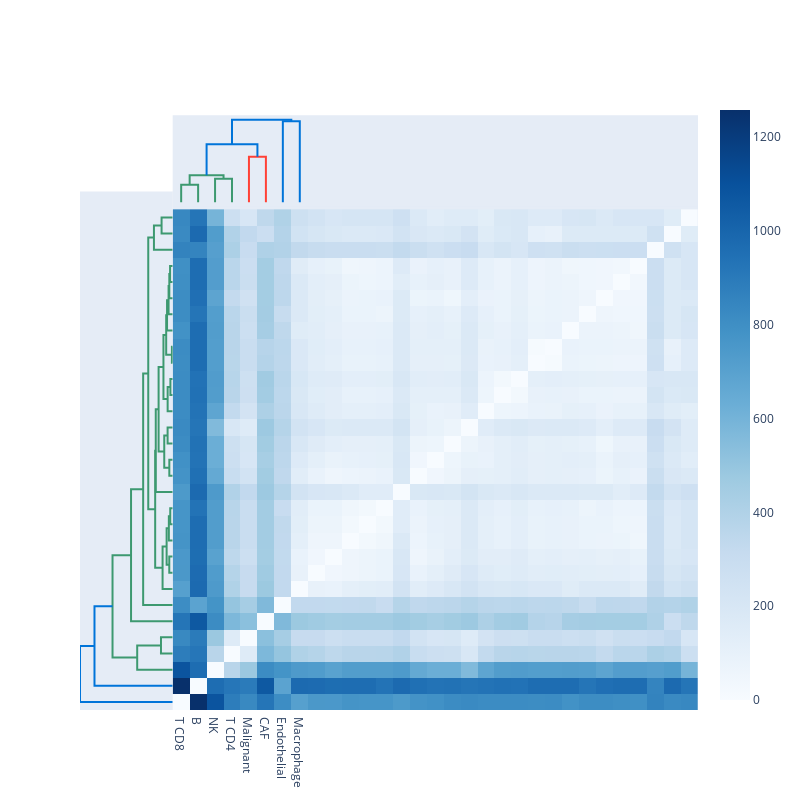

Notebook source saved alongside this figure:
### Code cell
import plotly.graph_objects as go
import plotly.figure_factory as ff

import numpy as np
from scipy.spatial.distance import pdist, squareform


# get data
# data = np.genfromtxt("http://files.figshare.com/2133304/ExpRawData_E_TABM_84_A_AFFY_44.tab",
#                      names=True,usecols=tuple(range(1,30)),dtype=float, delimiter="\t")
# data_array = data.view((np.float, len(data.dtype.names)))
# data_array = data_array.transpose()
data_array = sigmat_normal.iloc[::100]

labels = data_array.index

fig = ff.create_dendrogram(data_array.T, orientation='bottom', labels=data_array.columns)
for i in range(len(fig['data'])):
    fig['data'][i]['yaxis'] = 'y2'

# Create Side Dendrogram
dendro_side = ff.create_dendrogram(data_array, orientation='right')
for i in range(len(dendro_side['data'])):
    dendro_side['data'][i]['xaxis'] = 'x2'

# Add Side Dendrogram Data to Figure
for data in dendro_side['data']:
    fig.add_trace(data)

# Create Heatmap
dendro_leaves = dendro_side['layout']['yaxis']['ticktext']
dendro_leaves = list(map(int, dendro_leaves))
data_dist = pdist(data_array)
heat_data = squareform(data_dist)
heat_data = heat_data[dendro_leaves,:]
heat_data = heat_data[:,dendro_leaves]

heatmap = go.Heatmap(
    y = dendro_leaves,
    z = heat_data,
    colorscale = 'Blues'
)

heatmap['x'] = fig['layout']['xaxis']['tickvals']
heatmap['y'] = dendro_side['layout']['yaxis']['tickvals']

# Add Heatmap Data to Figure
fig.add_trace(heatmap)

# Edit Layout
fig.update_layout({'width':800, 'height':800,
                         'showlegend':False, 'hovermode': 'closest',
                         })
# Edit xaxis
fig.update_layout(xaxis={'domain': [.15, 1],
                                  'mirror': False,
                                  'showgrid': False,
                                  'showline': False,
                                  'zeroline': False,
                                  'ticks':""})

# Edit xaxis2
fig.update_layout(xaxis2={'domain': [0, .15],
                                   'mirror': False,
                                   'showgrid': False,
                                   'showline': False,
                                   'zeroline': False,
                                   'showticklabels': False,
                                   'ticks':""})

# Edit yaxis
fig.update_layout(yaxis={'domain': [0, .85],
                                  'mirror': False,
                                  'showgrid': False,
                                  'showline': False,
                                  'zeroline': False,
                                  'showticklabels': False,
                                  'ticks': ""
                        })
# Edit yaxis2
fig.update_layout(yaxis2={'domain':[.825, .975],
                                   'mirror': False,
                                   'showgrid': False,
                                   'showline': False,
                                   'zeroline': False,
                                   'showticklabels': False,
                                   'ticks':""})

fig

### Figure 1 — Plotly figure (JSON) as saved in the notebook; plotly's stock layout.template omitted (floating-point values rounded to 4 significant figures; data arrays with more than 128 entries replaced by an {"elided": "..."} marker saying what was removed)
{"data": [{"hoverinfo": "text", "marker": {"color": "rgb(61,153,112)"}, "mode": "lines", "type": "scatter", "x": [5, 5, 15, 15], "xaxis": "x", "y": [0, 232.2, 232.2, 0], "yaxis": "y2"}, {"hoverinfo": "text", "marker": {"color": "rgb(61,153,112)"}, "mode": "lines", "type": "scatter", "x": [25, 25, 35, 35], "xaxis": "x", "y": [0, 311.7, 311.7, 0], "yaxis": "y2"}, {"hoverinfo": "text", "marker": {"color": "rgb(61,153,112)"}, "mode": "lines", "type": "scatter", "x": [10, 10, 30, 30], "xaxis": "x", "y": [232.2, 356.1, 356.1, 311.7], "yaxis": "y2"}, {"hoverinfo": "text", "marker": {"color": "rgb(255,65,54)"}, "mode": "lines", "type": "scatter", "x": [45, 45, 55, 55], "xaxis": "x", "y": [0, 600.9, 600.9, 0], "yaxis": "y2"}, {"hoverinfo": "text", "marker": {"color": "rgb(0,116,217)"}, "mode": "lines", "type": "scatter", "x": [20, 20, 50, 50], "xaxis": "x", "y": [356.1, 768.6, 768.6, 600.9], "yaxis": "y2"}, {"hoverinfo": "text", "marker": {"color": "rgb(0,116,217)"}, "mode": "lines", "type": "scatter", "x": [65, 65, 75, 75], "xaxis": "x", "y": [0, 1072.0, 1072.0, 0], "yaxis": "y2"}, {"hoverinfo": "text", "marker": {"color": "rgb(0,116,217)"}, "mode": "lines", "type": "scatter", "x": [35, 35, 70, 70], "xaxis": "x", "y": [768.6, 1092.0, 1092.0, 1072.0], "yaxis": "y2"}, {"hoverinfo": "text", "marker": {"color": "rgb(61,153,112)"}, "mode": "lines", "type": "scatter", "x": [0, -159.2, -159.2, 0], "xaxis": "x2", "y": [35, 35, 45, 45], "yaxis": "y"}, {"hoverinfo": "text", "marker": {"color": "rgb(61,153,112)"}, "mode": "lines", "type": "scatter", "x": [0, -481.8, -481.8, -159.2], "xaxis": "x2", "y": [25, 25, 40, 40], "yaxis": "y"}, {"hoverinfo": "text", "marker": {"color": "rgb(61,153,112)"}, "mode": "lines", "type": "scatter", "x": [0, -46.35, -46.35, 0], "xaxis": "x2", "y": [85, 85, 95, 95], "yaxis": "y"}, {"hoverinfo": "text", "marker": {"color": "rgb(61,153,112)"}, "mode": "lines", "type": "scatter", "x": [0, -33.36, -33.36, 0], "xaxis": "x2", "y": [115, 115, 125, 125], "yaxis": "y"}, {"hoverinfo": "text", "marker": {"color": "rgb(61,153,112)"}, "mode": "lines", "type": "scatter", "x": [0, -52.32, -52.32, -33.36], "xaxis": "x2", "y": [105, 105, 120, 120], "yaxis": "y"}, {"hoverinfo": "text", "marker": {"color": "rgb(61,153,112)"}, "mode": "lines", "type": "scatter", "x": [-46.35, -82.53, -82.53, -52.32], "xaxis": "x2", "y": [90, 90, 112.5, 112.5], "yaxis": "y"}, {"hoverinfo": "text", "marker": {"color": "rgb(61,153,112)"}, "mode": "lines", "type": "scatter", "x": [0, -137.3, -137.3, -82.53], "xaxis": "x2", "y": [75, 75, 101.2, 101.2], "yaxis": "y"}, {"hoverinfo": "text", "marker": {"color": "rgb(61,153,112)"}, "mode": "lines", "type": "scatter", "x": [0, -45.88, -45.88, 0], "xaxis": "x2", "y": [145, 145, 155, 155], "yaxis": "y"}, {"hoverinfo": "text", "marker": {"color": "rgb(61,153,112)"}, "mode": "lines", "type": "scatter", "x": [0, -69.24, -69.24, 0], "xaxis": "x2", "y": [165, 165, 175, 175], "yaxis": "y"}, {"hoverinfo": "text", "marker": {"color": "rgb(61,153,112)"}, "mode": "lines", "type": "scatter", "x": [-45.88, -114.7, -114.7, -69.24], "xaxis": "x2", "y": [150, 150, 170, 170], "yaxis": "y"}, {"hoverinfo": "text", "marker": {"color": "rgb(61,153,112)"}, "mode": "lines", "type": "scatter", "x": [0, -31.22, -31.22, 0], "xaxis": "x2", "y": [195, 195, 205, 205], "yaxis": "y"}, {"hoverinfo": "text", "marker": {"color": "rgb(61,153,112)"}, "mode": "lines", "type": "scatter", "x": [0, -68.69, -68.69, -31.22], "xaxis": "x2", "y": [185, 185, 200, 200], "yaxis": "y"}, {"hoverinfo": "text", "marker": {"color": "rgb(61,153,112)"}, "mode": "lines", "type": "scatter", "x": [0, -10.75, -10.75, 0], "xaxis": "x2", "y": [215, 215, 225, 225], "yaxis": "y"}, {"hoverinfo": "text", "marker": {"color": "rgb(61,153,112)"}, "mode": "lines", "type": "scatter", "x": [0, -35.58, -35.58, 0], "xaxis": "x2", "y": [265, 265, 275, 275], "yaxis": "y"}, {"hoverinfo": "text", "marker": {"color": "rgb(61,153,112)"}, "mode": "lines", "type": "scatter", "x": [0, -45.94, -45.94, -35.58], "xaxis": "x2", "y": [255, 255, 270, 270], "yaxis": "y"}, {"hoverinfo": "text", "marker": {"color": "rgb(61,153,112)"}, "mode": "lines", "type": "scatter", "x": [0, -55.98, -55.98, -45.94], "xaxis": "x2", "y": [245, 245, 262.5, 262.5], "yaxis": "y"}, {"hoverinfo": "text", "marker": {"color": "rgb(61,153,112)"}, "mode": "lines", "type": "scatter", "x": [0, -76.65, -76.65, -55.98], "xaxis": "x2", "y": [235, 235, 253.8, 253.8], "yaxis": "y"}, {"hoverinfo": "text", "marker": {"color": "rgb(61,153,112)"}, "mode": "lines", "type": "scatter", "x": [-10.75, -88.38, -88.38, -76.65], "xaxis": "x2", "y": [220, 220, 244.4, 244.4], "yaxis": "y"}, {"hoverinfo": "text", "marker": {"color": "rgb(61,153,112)"}, "mode": "lines", "type": "scatter", "x": [-68.69, -125.6, -125.6, -88.38], "xaxis": "x2", "y": [192.5, 192.5, 232.2, 232.2], "yaxis": "y"}, {"hoverinfo": "text", "marker": {"color": "rgb(61,153,112)"}, "mode": "lines", "type": "scatter", "x": [-114.7, -191.4, -191.4, -125.6], "xaxis": "x2", "y": [160, 160, 212.3, 212.3], "yaxis": "y"}, {"hoverinfo": "text", "marker": {"color": "rgb(61,153,112)"}, "mode": "lines", "type": "scatter", "x": [0, -229.8, -229.8, -191.4], "xaxis": "x2", "y": [135, 135, 186.2, 186.2], "yaxis": "y"}, {"hoverinfo": "text", "marker": {"color": "rgb(61,153,112)"}, "mode": "lines", "type": "scatter", "x": [-137.3, -237.8, -237.8, -229.8], "xaxis": "x2", "y": [88.12, 88.12, 160.6, 160.6], "yaxis": "y"}, {"hoverinfo": "text", "marker": {"color": "rgb(61,153,112)"}, "mode": "lines", "type": "scatter", "x": [0, -150.9, -150.9, 0], "xaxis": "x2", "y": [295, 295, 305, 305], "yaxis": "y"}, {"hoverinfo": "text", "marker": {"color": "rgb(61,153,112)"}, "mode": "lines", "type": "scatter", "x": [0, -254.6, -254.6, -150.9], "xaxis": "x2", "y": [285, 285, 300, 300], "yaxis": "y"}, {"hoverinfo": "text", "marker": {"color": "rgb(61,153,112)"}, "mode": "lines", "type": "scatter", "x": [-237.8, -331.7, -331.7, -254.6], "xaxis": "x2", "y": [124.4, 124.4, 292.5, 292.5], "yaxis": "y"}, {"hoverinfo": "text", "marker": {"color": "rgb(61,153,112)"}, "mode": "lines", "type": "scatter", "x": [0, -400.9, -400.9, -331.7], "xaxis": "x2", "y": [65, 65, 208.4, 208.4], "yaxis": "y"}, {"hoverinfo": "text", "marker": {"color": "rgb(61,153,112)"}, "mode": "lines", "type": "scatter", "x": [0, -565.1, -565.1, -400.9], "xaxis": "x2", "y": [55, 55, 136.7, 136.7], "yaxis": "y"}, {"hoverinfo": "text", "marker": {"color": "rgb(61,153,112)"}, "mode": "lines", "type": "scatter", "x": [-481.8, -816.5, -816.5, -565.1], "xaxis": "x2", "y": [32.5, 32.5, 95.86, 95.86], "yaxis": "y"}, {"hoverinfo": "text", "marker": {"color": "rgb(0,116,217)"}, "mode": "lines", "type": "scatter", "x": [0, -1061.0, -1061.0, -816.5], "xaxis": "x2", "y": [15, 15, 64.18, 64.18], "yaxis": "y"}, {"hoverinfo": "text", "marker": {"color": "rgb(0,116,217)"}, "mode": "lines", "type": "scatter", "x": [0, -1258.0, -1258.0, -1061.0], "xaxis": "x2", "y": [5, 5, 39.59, 39.59], "yaxis": "y"}, {"colorscale": [[0, "rgb(247,251,255)"], [0.125, "rgb(222,235,247)"], [0.25, "rgb(198,219,239)"], [0.375, "rgb(158,202,225)"], [0.5, "rgb(107,174,214)"], [0.625, "rgb(66,146,198)"], [0.75, "rgb(33,113,181)"], [0.875, "rgb(8,81,156)"], [1, "rgb(8,48,107)"]], "type": "heatmap", "x": [5, 15, 25, 35, 45, 55, 65, 75], "y": [5, 15, 25, 35, 45, 55, 65, 75, 85, 95, 105, 115, 125, 135, 145, 155, 165, 175, 185, 195, 205, 215, 225, 235, 245, 255, 265, 275, 285, 295, 305], "z": {"elided": "31x31 float values"}}], "layout": {"autosize": false, "height": 800, "hovermode": "closest", "showlegend": false, "width": 800, "xaxis": {"autorange": true, "domain": [0.15, 1], "mirror": false, "range": [0, 310], "rangemode": "tozero", "showgrid": false, "showline": false, "showticklabels": true, "tickmode": "array", "ticks": "", "ticktext": ["T CD8", "B", "NK", "T CD4", "Malignant", "CAF", "Endothelial", "Macrophage"], "tickvals": [5, 15, 25, 35, 45, 55, 65, 75], "type": "linear", "zeroline": false}, "xaxis2": {"autorange": true, "domain": [0, 0.15], "mirror": false, "range": [-1258.0, 0], "showgrid": false, "showline": false, "showticklabels": false, "ticks": "", "type": "linear", "zeroline": false}, "yaxis": {"autorange": true, "domain": [0, 0.85], "mirror": false, "range": [0, 321.1], "rangemode": "tozero", "showgrid": false, "showline": false, "showticklabels": false, "ticks": "", "type": "linear", "zeroline": false}, "yaxis2": {"autorange": true, "domain": [0.825, 0.975], "mirror": false, "range": [-60.65, 1152.0], "showgrid": false, "showline": false, "showticklabels": false, "ticks": "", "type": "linear", "zeroline": false}}}
